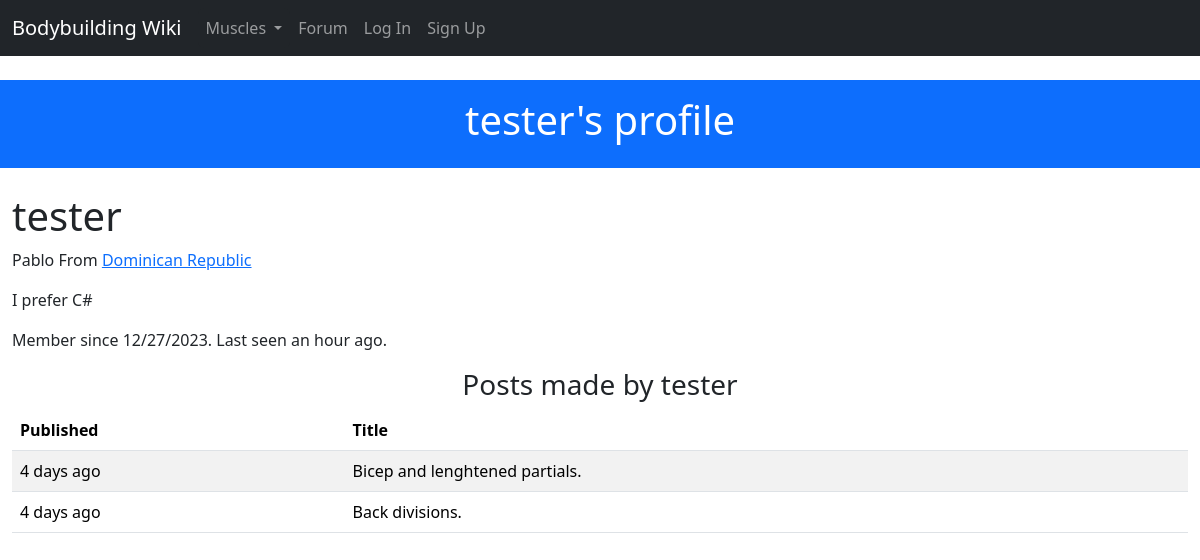
Page /auth/user/tester on the committed database.
### project/auth/models.py (models this page shows, shortened)
class User(UserMixin, db.Model):
    __tablename__ = 'users'
    id = db.Column(db.Integer, primary_key=True)
    username = db.Column(db.String(64), unique=True, index=True)
    email = db.Column(db.String(64), unique=True, index=True)
    role_id = db.Column(db.Integer, db.ForeignKey('roles.id'))
    name = db.Column(db.String(64))
    location = db.Column(db.String(64))
    about_me = db.Column(db.Text())
    member_since = db.Column(db.DateTime(), default=datetime.utcnow) # datetime.utcnow is missing the () at the end. This is because the default argument in db.Column() can take a function as a value.
    last_seen = db.Column(db.DateTime(), default=datetime.utcnow)
    password_hash = db.Column(db.String(128))
    posts = db.relationship('Post', backref='author', lazy='dynamic')
    comments = db.relationship('Comment', backref='author', lazy='dynamic')
    papers_saved = db.relationship('PaperSaved', lazy='dynamic')
    def can(self, perm):
        return self.role is not None and self.role.has_permission(perm)
    @property
    def password(self):
        raise AttributeError('password is not a readable attribute')

### project/forum/models.py (models this page shows)
class Post(db.Model):
 __tablename__ = 'posts'
 id = db.Column(db.Integer, primary_key=True)
 title = db.Column(db.String(50))
 body = db.Column(db.Text)
 timestamp = db.Column(db.DateTime, index=True, default=datetime.utcnow)
 author_id = db.Column(db.Integer, db.ForeignKey('users.id'))
 comments = db.Relationship('Comment', backref='post', lazy='dynamic')

### project/auth/views.py (the view)
@auth.route('/user/<username>')
def user_detail(username):
    user_profile = User.query.filter_by(username=username).first_or_404()
    return render_template('auth/user.html', user_profile=user_profile)

### project/auth/models.py (called while the page is built)
    def is_admin(self):
        return False

### project/auth/views.py (called while the page is built)
@auth.before_request
def before_request():
    if current_user.is_authenticated:
        current_user.ping()

### project/main/__init__.py (called while the page is built)
@main.app_context_processor
def inject_user():
    return dict(user=current_user or None)

@main.app_context_processor
def inject_permissions():
    return dict(Permission=Permission)

@main.app_context_processor
def inject_muscles():
    return dict(muscles=Muscle.query.all())

### project/templates/auth/user.html (shortened to what this page needs)
{% extends "base.html" %}
{% block header %}
    {% if user_profile == user %}
        Your profile
    {% else %}
        {{ user_profile.username }}'s profile
    {% endif %}
{% endblock header %}
{% block content %}
    <div class="page-header">
        <h1>{{ user_profile.username }}</h1>
        {% if user_profile.name or user_profile.location %}
        <p>
            {% if user_profile.name %}{{ user_profile.name }}{% endif %}
            {% if user_profile.location %}
                From <a href="http://maps.google.com/?q={{ user.location }}">
                        {{ user_profile.location }}
                    </a>
            {% endif %}
        </p>
        {% endif %}
        {% if user_profile.about_me %}<p>{{ user_profile.about_me }}</p>{% endif %}
        <p>
            Member since {{ moment(user_profile.member_since).format('L') }}.
            Last seen {{ moment(user_profile.last_seen).fromNow() }}.
        </p>
    </div>
    {% if user_profile.posts %}
        <h3 class="text-center">Posts made by {{user_profile.username }}</h3>
        <table class="table table-striped table-hover">
            <thead>
                <th scope="col">Published</th>
                <th scope="col">Title</th>
            </thead>
            <tbody>
                {% for post in user_profile.posts %}
                <tr scope="row">
                    <td>{{ moment(post.timestamp).fromNow() }}</td>
                    <td>{{post.title}}</td>
                </tr>
                {% endfor %}
            </tbody>
        </table>
    {% endif %}
{% endblock %}

### rows in the picture
User: username "tester", name "Pablo", location "Dominican Republic", about_me "I prefer C#", member_since "12/27/2023", last_seen "an hour ago"
Post: timestamp "4 days ago", title "Bicep and lenghtened partials."
Post: timestamp "4 days ago", title "Back divisions."
